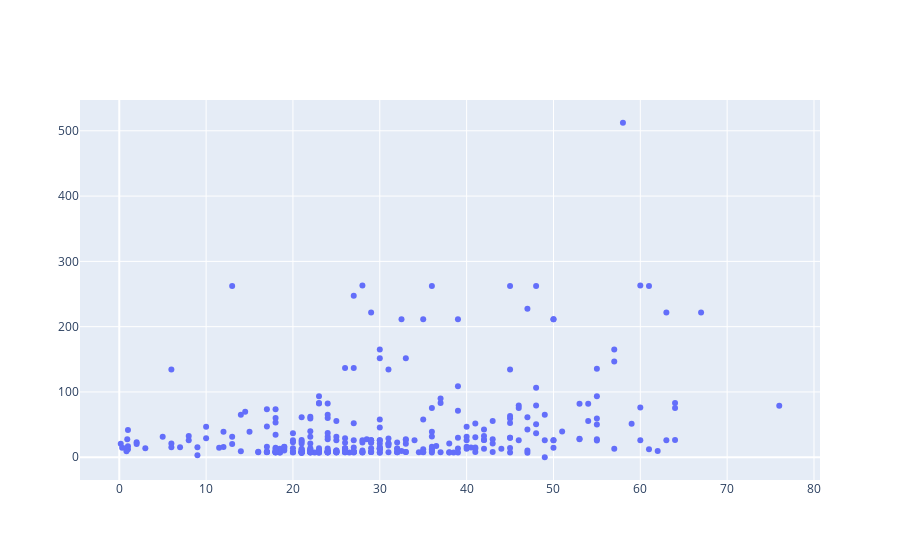

This figure's notebook cell:
### Code cell
fig = go.Figure()
fig.add_trace(go.Scatter(x=titanic.Age, y=titanic.Fare, mode='markers'))

### Figure 1 — Plotly figure (JSON) as saved in the notebook; plotly's stock layout.template omitted (floating-point values rounded to 4 significant figures; data arrays with more than 128 entries replaced by an {"elided": "..."} marker saying what was removed)
{"data": [{"mode": "markers", "type": "scatter", "x": {"elided": "418 float values"}, "y": {"elided": "418 float values"}}], "layout": {}}
